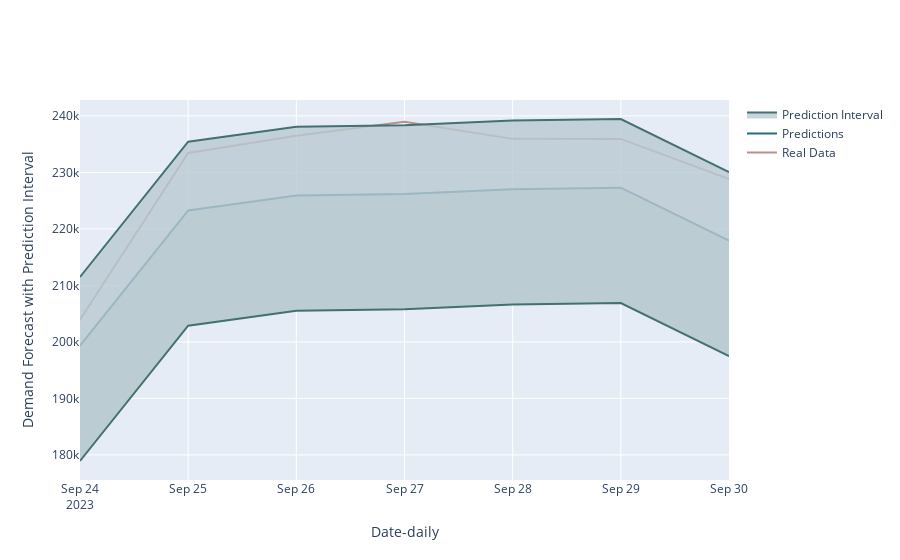

The cell this chart's notebook holds for it:
### Code cell
import plotly.graph_objects as go
import pandas as pd
# Crear un DataFrame df con las columnas necesarias
df = df_interval_nfit[['y_test', 'y_preds', 'lower', 'upper']].copy()

# Crear la figura
fig = go.Figure()

# Agregar las series de datos con colores específicos
fig.add_trace(go.Scatter(x=df.index, y=df['y_test'], mode='lines', name='Real Data', line=dict(color='#bc8f8f')))
fig.add_trace(go.Scatter(x=df.index, y=df['y_preds'], mode='lines', name='Predictions', line=dict(color='#276981')))
fig.add_trace(go.Scatter(x=df.index, y=df['lower'], fill='tonexty', mode='lines', line_color='#437070', fillcolor='rgba(185, 203, 211, 0.8)', showlegend=False))
fig.add_trace(go.Scatter(x=df.index, y=df['upper'], fill='tonexty', mode='lines', line_color='#437070', fillcolor='rgba(185, 203, 211, 0.8)', name='Prediction Interval'))

# Estilo y diseño del gráfico
fig.update_layout(
    #title='Energy Demand Forecast with Prediction Interval',
    yaxis_title='Demand Forecast with Prediction Interval',
    xaxis_title='Date-daily',
    showlegend=True
)

# Mostrar el gráfico
fig.show()

### Figure 1 — Plotly figure (JSON) as saved in the notebook; plotly's stock layout.template omitted (floating-point values rounded to 4 significant figures)
{"data": [{"line": {"color": "#bc8f8f"}, "mode": "lines", "name": "Real Data", "type": "scatter", "x": ["2023-09-24T00:00:00", "2023-09-25T00:00:00", "2023-09-26T00:00:00", "2023-09-27T00:00:00", "2023-09-28T00:00:00", "2023-09-29T00:00:00", "2023-09-30T00:00:00"], "y": [203900.0, 233500.0, 236500.0, 239000.0, 235900.0, 235900.0, 228800.0]}, {"line": {"color": "#276981"}, "mode": "lines", "name": "Predictions", "type": "scatter", "x": ["2023-09-24T00:00:00", "2023-09-25T00:00:00", "2023-09-26T00:00:00", "2023-09-27T00:00:00", "2023-09-28T00:00:00", "2023-09-29T00:00:00", "2023-09-30T00:00:00"], "y": [199300.0, 223300.0, 225900.0, 226200.0, 227000.0, 227300.0, 217900.0]}, {"fill": "tonexty", "fillcolor": "rgba(185, 203, 211, 0.8)", "line": {"color": "#437070"}, "mode": "lines", "showlegend": false, "type": "scatter", "x": ["2023-09-24T00:00:00", "2023-09-25T00:00:00", "2023-09-26T00:00:00", "2023-09-27T00:00:00", "2023-09-28T00:00:00", "2023-09-29T00:00:00", "2023-09-30T00:00:00"], "y": [178900.0, 202900.0, 205500.0, 205800.0, 206600.0, 206900.0, 197500.0]}, {"fill": "tonexty", "fillcolor": "rgba(185, 203, 211, 0.8)", "line": {"color": "#437070"}, "mode": "lines", "name": "Prediction Interval", "type": "scatter", "x": ["2023-09-24T00:00:00", "2023-09-25T00:00:00", "2023-09-26T00:00:00", "2023-09-27T00:00:00", "2023-09-28T00:00:00", "2023-09-29T00:00:00", "2023-09-30T00:00:00"], "y": [211500.0, 235400.0, 238100.0, 238400.0, 239200.0, 239500.0, 230100.0]}], "layout": {"showlegend": true, "xaxis": {"title": {"text": "Date-daily"}}, "yaxis": {"title": {"text": "Demand Forecast with Prediction Interval"}}}}
